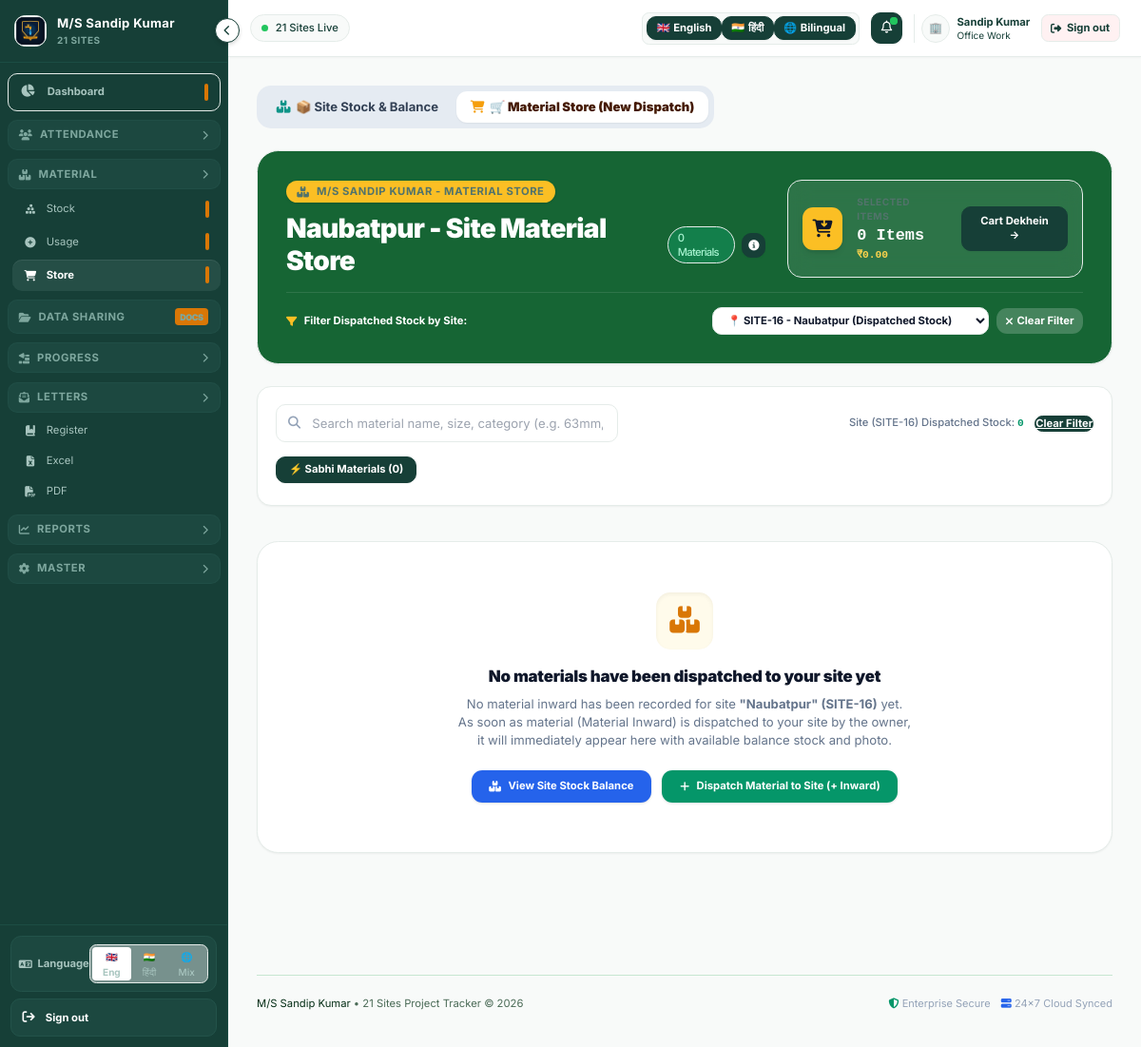
The app's page /store?site_id=16 (signed in), older data.
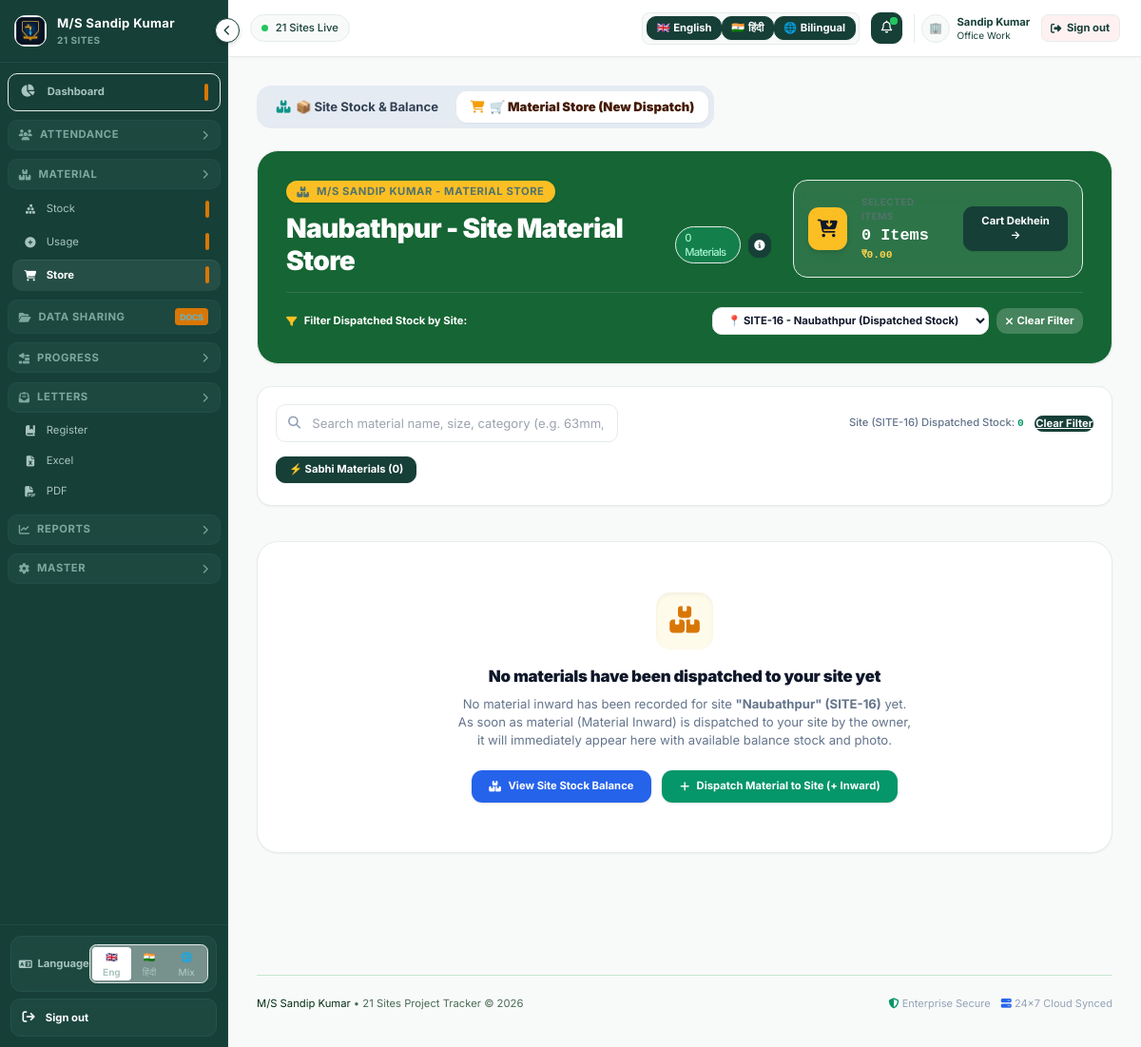
The same page, newer data.
### tables this page shows
CREATE TABLE sites (
        id INTEGER PRIMARY KEY AUTOINCREMENT,
        code TEXT UNIQUE NOT NULL,
        name TEXT NOT NULL,
        location TEXT,
        supervisor TEXT,
        contact TEXT,
        status TEXT DEFAULT 'Active',
        created_at TIMESTAMP DEFAULT CURRENT_TIMESTAMP
    , incharge TEXT, incharge_phone TEXT, latitude REAL, longitude REAL, geo_radius INTEGER DEFAULT 500, pin TEXT DEFAULT '', initial_month TEXT);

### app.py (the view)
@app.route("/store")
def material_store():
    is_owner = session.get("is_owner", False) or session.get("role") == "owner"
    user_site_id = session.get("site_id")
    site_filter_id = request.args.get("site_id")
    sites = database.get_all_sites()
    locked_site = None
    if not is_owner:
        if user_site_id:
            user_site_id = int(user_site_id)
            locked_site = database.get_site_by_id(user_site_id)
            sites = [s for s in sites if s["id"] == user_site_id]
            materials = database.get_materials_sent_to_site(user_site_id)
        else:
            sites = []
            materials = []
        sanitized_materials = []
        for m in materials:
            mc = dict(m)
            mc["rate"] = 0
            sanitized_materials.append(mc)
        materials = sanitized_materials
    elif is_owner and site_filter_id:
        try:
            site_filter_id = int(site_filter_id)
            locked_site = database.get_site_by_id(site_filter_id)
            materials = database.get_materials_sent_to_site(site_filter_id)
        except Exception:
            materials = database.get_all_materials()
    else:
        materials = database.get_all_materials()
    today_str = datetime.date.today().strftime("%Y-%m-%d")
    categories = sorted(list(set(m["category"] for m in materials if m.get("category"))))
    return render_template(
        "store.html",
        sites=sites,
        materials=materials,
        categories=categories,
        today=today_str,
        locked_site_id=user_site_id if not is_owner else (site_filter_id if site_filter_id else None),
        locked_site=locked_site,
        is_owner=is_owner,
        site_filter_id=site_filter_id
    )

### app.py (called while the page is built)
@app.after_request
def add_cors_headers(response):
    response.headers["Access-Control-Allow-Origin"] = "*"
    response.headers["Access-Control-Allow-Methods"] = "GET, POST, OPTIONS, PUT, DELETE"
    response.headers["Access-Control-Allow-Headers"] = "Content-Type, X-Admin-PIN"
    if "text/html" in response.headers.get("Content-Type", ""):
        response.headers["Cache-Control"] = "no-cache, no-store, must-revalidate"
        response.headers["Pragma"] = "no-cache"
        response.headers["Expires"] = "0"
    return response

### database.py (called while the page is built)
def get_db():
    conn = sqlite3.connect(DB_PATH, timeout=60.0)
    conn.row_factory = sqlite3.Row
    try:
        conn.execute("PRAGMA journal_mode=WAL;")
        conn.execute("PRAGMA busy_timeout=60000;")
        conn.execute("PRAGMA synchronous=NORMAL;")
    except Exception:
        pass
    return conn

def get_all_sites():
    conn = get_db()
    cursor = conn.cursor()
    cursor.execute("SELECT * FROM sites ORDER BY id ASC")
    sites = [dict(row) for row in cursor.fetchall()]
    conn.close()
    return sites

### templates/store.html (shortened to what the changed rows need)
{% extends "base.html" %}
{% block content %}
<div class="space-y-6 pb-24">
    <div class="bg-[#166534] rounded-3xl p-6 sm:p-8 text-white shadow-sm border border-[#166534] relative overflow-hidden">
        <div class="relative z-10 flex flex-col md:flex-row md:items-center justify-between gap-6">
            <div>
                <div class="flex items-center gap-2">
                    <h1 class="text-2xl sm:text-3xl font-black tracking-tight flex items-center gap-2">
                        {% if not is_owner and locked_site %}
                        {{ locked_site.name }} - Site Material Store
                        <span class="text-xs bg-emerald-500/30 text-emerald-200 border border-emerald-400/30 px-2.5 py-1 rounded-full font-medium">{{ materials|length }} Received Materials</span>
                        {% elif is_owner and locked_site %}
                        {{ locked_site.name }} - Site Material Store
                        <span class="text-xs bg-emerald-500/30 text-emerald-200 border border-emerald-400/30 px-2.5 py-1 rounded-full font-medium">{{ materials|length }} Materials</span>
                        {% else %}
                        Material Catalog
                        <span class="text-xs bg-blue-500/30 text-blue-200 border border-blue-400/30 px-2.5 py-1 rounded-full font-medium">{{ materials|length }} Products</span>
                        {% endif %}
                    </h1>
                    <button type="button" onclick="openInfoModal('store_cart')" class="w-7 h-7 rounded-full bg-white/20 hover:bg-white/30 text-white text-xs flex items-center justify-center transition cursor-pointer" title="Information">
                        <i class="fa-solid fa-circle-info"></i>
                    </button>
                </div>
            </div>
        </div>
        {% if is_owner %}
        <div class="mt-4 pt-4 border-t border-white/10 flex flex-wrap items-center justify-between gap-3 text-xs relative z-10">
            <div class="flex items-center gap-2">
                <i class="fa-solid fa-filter text-amber-400"></i>
                <span class="font-bold text-white">Filter Dispatched Stock by Site:</span>
            </div>
            <div class="flex items-center gap-2">
                <select onchange="window.location.href = this.value ? '/store?site_id=' + this.value : '/store'" class="px-3 py-1.5 rounded-xl bg-white text-slate-800 font-bold text-xs border border-slate-300 shadow-sm">
                    {% for s in sites %}
                    <option value="{{ s.id }}" {% if site_filter_id|string == s.id|string %}selected{% endif %}>
                        📍 {{ s.code }} - {{ s.name }} (Dispatched Stock)
                    </option>
                    {% endfor %}
                </select>
                {% if site_filter_id %}
                <a href="/store" class="px-2.5 py-1.5 rounded-xl bg-white/20 hover:bg-white/30 text-white font-bold text-xs transition flex items-center gap-1">
                    <i class="fa-solid fa-xmark"></i> Clear Filter
                </a>
                {% endif %}
            </div>
        </div>
        {% endif %}
    </div>
    <div class="bg-white rounded-2xl p-4 sm:p-5 border border-slate-200 shadow-sm space-y-4 sticky top-16 z-30">
        <div class="flex flex-col sm:flex-row gap-3 items-center justify-between">
            <div class="flex items-center gap-3 w-full sm:w-auto justify-between sm:justify-end">
                <span class="text-xs text-slate-500 font-medium">
                    {% if not is_owner and locked_site %}
                    Materials Received on Site: <strong id="visibleProductsCount" class="text-emerald-600 font-mono font-bold">{{ materials|length }}</strong>
                    {% elif is_owner and locked_site %}
                    Site ({{ locked_site.code }}) Dispatched Stock: <strong id="visibleProductsCount" class="text-emerald-600 font-mono font-bold">{{ materials|length }}</strong>
                    {% else %}
                    Dikhaye ja rahe hain: <strong id="visibleProductsCount" class="text-blue-600 font-mono font-bold">{{ materials|length }}</strong> Materials
                    {% endif %}
                </span>
                <button onclick="clearSearch()" class="text-xs font-semibold text-slate-500 hover:text-slate-800 underline">
                    Clear Filter
                </button>
            </div>
        </div>
    </div>
    <div id="productsGrid" class="grid grid-cols-1 sm:grid-cols-2 md:grid-cols-3 lg:grid-cols-4 gap-4 sm:gap-6">
        {% if materials|length == 0 %}
        <div class="col-span-full py-14 px-6 text-center bg-white rounded-3xl border border-slate-200 shadow-sm my-4">
            <p class="text-xs sm:text-sm text-slate-500 max-w-lg mx-auto mt-2 leading-relaxed">
                {% if locked_site %}
                No material inward has been recorded for site <strong>"{{ locked_site.name }}" ({{ locked_site.code }})</strong> yet.
                {% else %}
                No material inward has been recorded for your site yet.
                {% endif %}
                <br>As soon as material (Material Inward) is dispatched to your site by the owner, it will immediately appear here with available balance stock and photo.
            </p>
        </div>
        {% endif %}
    </div>
</div>
{% endblock %}

Row changes from the older to the newer data that the page shows:
changed sites "SITE-16": name "Naubatpur" → "Naubathpur"
Text that changed along with them:
form field value: "📍 SITE-16 - Naubatpur (Dispatched Stock)" → "📍 SITE-16 - Naubathpur (Dispatched Stock)"
